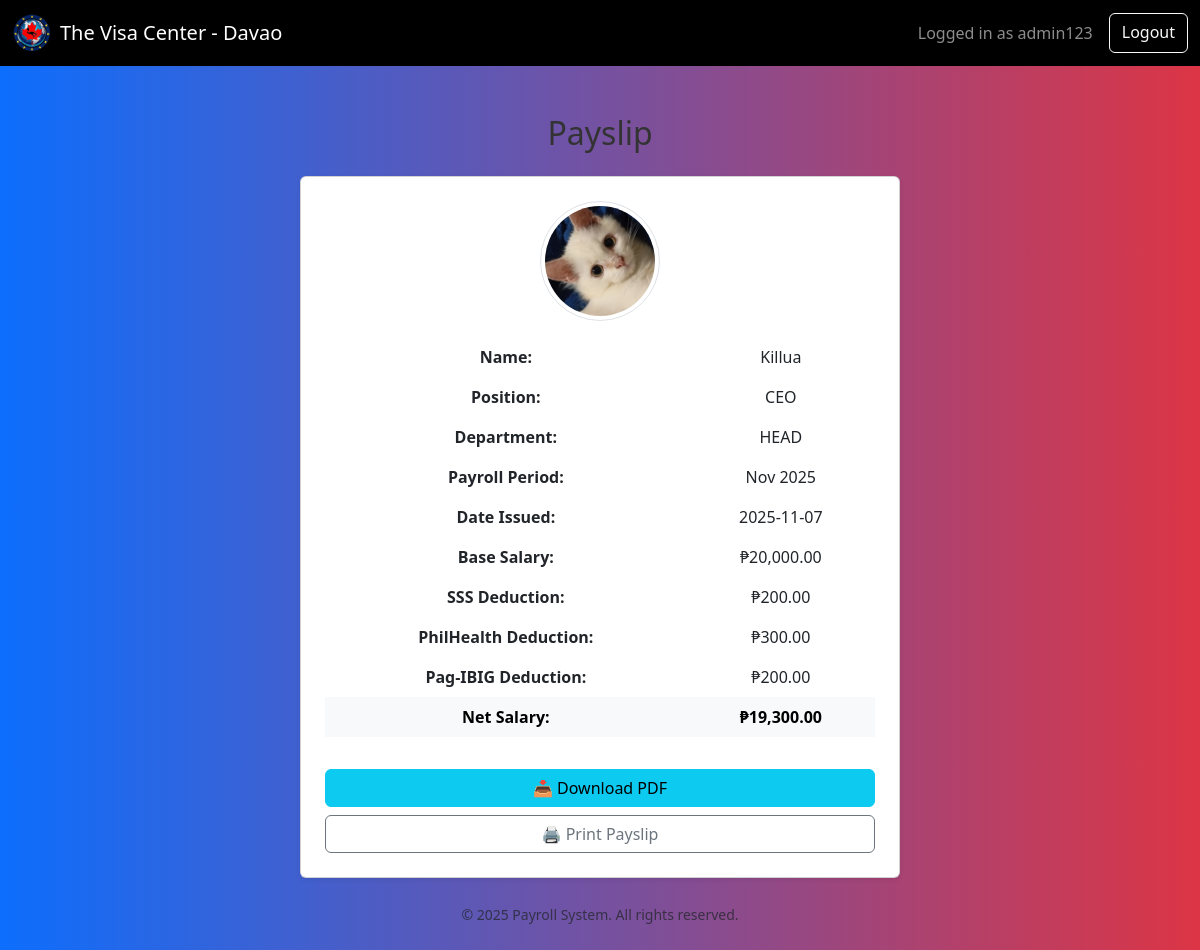
Screenshot of /payroll/15 (signed in) with the database file from the repository.
### tables this page shows
CREATE TABLE users (
            id INTEGER PRIMARY KEY AUTOINCREMENT,
            username TEXT UNIQUE NOT NULL,
            password TEXT NOT NULL
        , role TEXT DEFAULT "user", status TEXT DEFAULT "approved");

CREATE TABLE employees (
    id INTEGER PRIMARY KEY AUTOINCREMENT,
    name TEXT NOT NULL,
    position TEXT NOT NULL,
    department TEXT NOT NULL,
    salary REAL NOT NULL,
    payroll_period TEXT NOT NULL
, date TEXT, photo TEXT, hourly_rate REAL);

### app.py (the view)
@app.route('/payroll/<int:emp_id>')
@login_required
def view_payslip(emp_id):
    conn = sqlite3.connect('database.db')
    conn.row_factory = sqlite3.Row
    c = conn.cursor()
    c.execute('SELECT * FROM employees WHERE id = ?', (emp_id,))
    employee = c.fetchone()
    conn.close()
    if not employee:
        flash("Employee not found.", "danger")
        return redirect('/payroll')
    salary = float(employee['salary'])
    sss = round(salary * 0.01, 2)
    philhealth = round(salary * 0.015, 2)
    pagibig = round(salary * 0.01, 2)
    net_salary = salary - sss - philhealth - pagibig
    salary_details = {
        'id': employee['id'],
        'name': employee['name'],
        'position': employee['position'],
        'department': employee['department'],
        'payroll_period': employee['payroll_period'],
        'date': employee['date'] or get_current_date(),
        'date': employee['date'],
        'salary': salary,
        'sss': sss,
        'philhealth': philhealth,
        'pagibig': pagibig,
        'net_salary': net_salary,
        'photo': employee['photo']
    }
    return render_template('payroll.html', details=salary_details)

### app.py (called while the page is built)
@app.context_processor
def inject_year():
    return {'current_year': datetime.now().year}

@login_manager.user_loader
def load_user(user_id):
    conn = sqlite3.connect('database.db')
    c = conn.cursor()
    c.execute('SELECT * FROM users WHERE id = ?', (user_id,))
    row = c.fetchone()
    conn.close()
    return User(*row) if row else None

### templates/payroll.html (shortened to what this page needs)
{% extends 'base.html' %}
{% block content %}
<div class="container mt-5">
    <h2 class="mb-4 text-center">Payslip</h2>
    {% if details %}
    <div class="card p-4 shadow-sm mx-auto" style="max-width: 600px;">
        {% if details.photo %}
        <div class="text-center mb-3">
            <img src="{{ url_for('static', filename='uploads/' ~ details.photo) }}" class="img-thumbnail rounded-circle" style="max-width: 120px;">
        </div>
        {% endif %}
        <table class="table table-borderless">
            <tr><th>Name:</th><td>{{ details.name or 'N/A' }}</td></tr>
            <tr><th>Position:</th><td>{{ details.position or 'N/A' }}</td></tr>
            <tr><th>Department:</th><td>{{ details.department or '—' }}</td></tr>
            <tr><th>Payroll Period:</th><td>{{ details.payroll_period or '—' }}</td></tr>
            <tr><th>Date Issued:</th><td>{{ details.date or '—' }}</td></tr>
            <tr><th>Base Salary:</th><td>₱{{ "{:,.2f}".format(details.salary|default(0)) }}</td></tr>
            <tr><th>SSS Deduction:</th><td>₱{{ "{:,.2f}".format(details.sss|default(0)) }}</td></tr>
            <tr><th>PhilHealth Deduction:</th><td>₱{{ "{:,.2f}".format(details.philhealth|default(0)) }}</td></tr>
            <tr><th>Pag-IBIG Deduction:</th><td>₱{{ "{:,.2f}".format(details.pagibig|default(0)) }}</td></tr>
            <tr class="table-light">
                <th>Net Salary:</th>
                <td><strong>₱{{ "{:,.2f}".format(details.net_salary|default(0)) }}</strong></td>
            </tr>
        </table>
        <a href="/payroll/{{ details.id }}/pdf" class="btn btn-info w-100 mt-3">📥 Download PDF</a>
        <button onclick="window.print()" class="btn btn-outline-secondary w-100 mt-2">🖨️ Print Payslip</button>
    </div>
    {% else %}
    <div class="alert alert-danger text-center">Employee not found.</div>
    {% endif %}
</div>
{% endblock %}

### templates/base.html (shortened to what this page needs)
<!DOCTYPE html>
<html lang="en">
<head>
  <link rel="stylesheet" href="https://cdn.jsdelivr.net/npm/bootstrap@5.3.0/dist/css/bootstrap.min.css">
  <link rel="stylesheet" href="https://cdn.jsdelivr.net/npm/bootstrap-icons@1.10.5/font/bootstrap-icons.css">
  <link rel="stylesheet" href="{{ url_for('static', filename='css/style.css') }}">
</head>
<body>
  <nav class="navbar navbar-expand-lg navbar-dark bg-black mb-4">
    <div class="container-fluid">
      <a class="navbar-brand d-flex align-items-center" href="/dashboard">
        <img src="{{ url_for('static', filename='img/raw.png') }}" alt="Logo" height="40" class="me-2">
        <span>The Visa Center - Davao</span>
      </a>
      <div class="d-flex">
        {% if current_user.is_authenticated %}
          <span class="navbar-text me-3">Logged in as {{ current_user.username }}</span>
          <a href="/logout" class="btn btn-outline-light">Logout</a>
        {% else %}
          <a href="/login" class="btn btn-outline-light me-2">Login</a>
          <a href="/register" class="btn btn-light">Register</a>
        {% endif %}
      </div>
    </div>
  </nav>
  {% block content %}{% endblock %}
  <footer class="text-center text-muted py-4">
    <small>&copy; {{ current_year }} Payroll System. All rights reserved.</small>
  </footer>
</body>
</html>

### static/css/style.css (style rules this page uses)
body { background: linear-gradient(to right, #0d6efd, #dc3545); min-height: 100vh; font-family: 'Segoe UI', sans-serif; color: #fff; }
.container { margin-top: 40px; color: #333; }
.table td, .table th { vertical-align: middle; text-align: center; }
body { background: linear-gradient(to right, #0d6efd, #dc3545); font-family: 'Segoe UI', sans-serif; min-height: 100vh; }

### rows the page displays
users: username "admin123"
employees: photo (picture), name "Killua", position "CEO", department "HEAD", payroll_period "Nov 2025", date "2025-11-07", salary "20,000.00"

### other values shown
{{ "{:,.2f}".format(details.sss|default(0)) }} "200.00"
{{ "{:,.2f}".format(details.philhealth|default(0)) }} "300.00"
{{ "{:,.2f}".format(details.pagibig|default(0)) }} "200.00"
{{ "{:,.2f}".format(details.net_salary|default(0)) }} "19,300.00"
